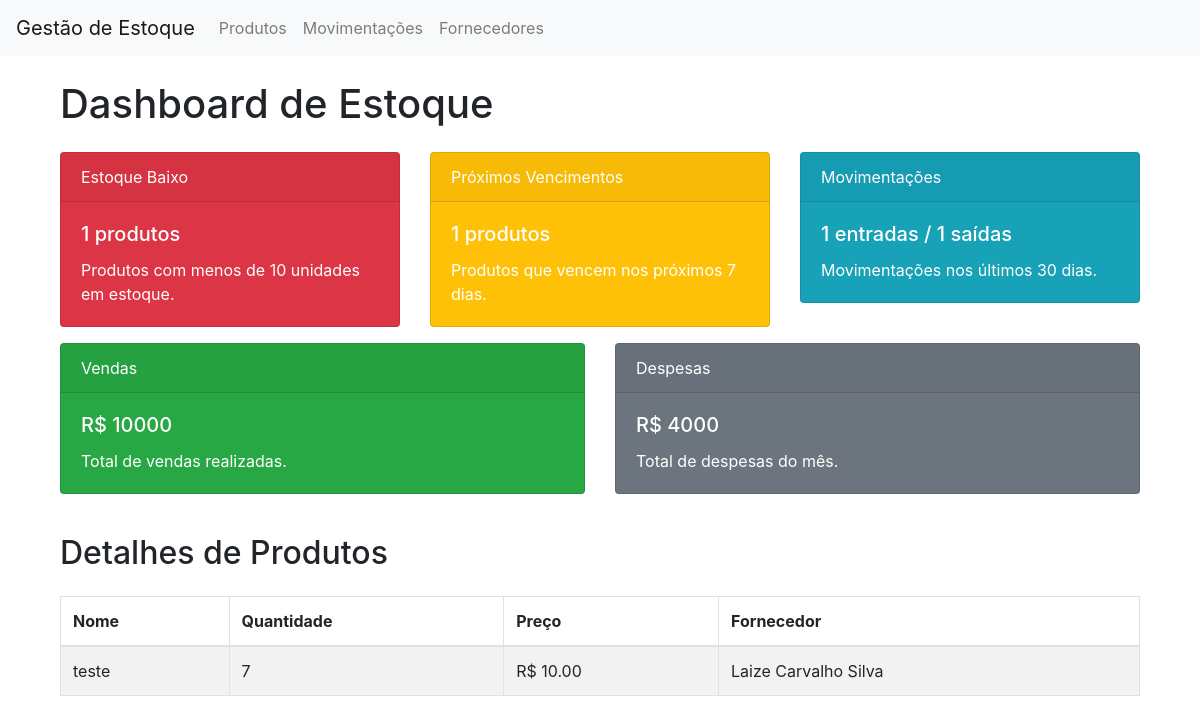
Page /estoque/dashboard/ (signed in) on the committed database.
### estoque/models.py (models this page shows, shortened)
class Produto(models.Model):
    nome = models.CharField(max_length=255)
    descricao = models.TextField(blank=True)
    preco = models.DecimalField(max_digits=10, decimal_places=2)
    fornecedor = models.ForeignKey(Fornecedor, on_delete=models.SET_NULL, null=True)
    categoria = models.CharField(max_length=50, choices=[('carne', 'Carne'), ('tempero', 'Tempero'), ('acompanhamento', 'Acompanhamento'), ('bebida', 'Bebida')])
    peso = models.DecimalField(max_digits=5, decimal_places=2, null=True, blank=True)  # Peso em kg
    data_validade = models.DateField(null=True, blank=True)
    imagem = models.ImageField(upload_to='produtos/', null=True, blank=True)  # Requer configuração de media files
    quantidade = models.IntegerField(default=0)  # Campo para quantidade em estoque

class Fornecedor(models.Model):
    nome = models.CharField(max_length=255)
    telefone = models.CharField(max_length=15, blank=True)
    email = models.EmailField(null=True, blank=True)
    endereco = models.TextField(blank=True)
    tipo_fornecimento = models.CharField(max_length=50, choices=[('carne', 'Carne'), ('tempero', 'Tempero'), ('embalagem', 'Embalagem')])

### estoque/views.py (the view)
# urls.py: path('dashboard/', views.dashboard, name='dashboard'),
@login_required
def dashboard(request):
    produtos_baixo_estoque = Produto.objects.filter(quantidade__lt=10)
    hoje = datetime.today().date()
    proximos_vencimentos = Produto.objects.filter(data_validade__range=[hoje, hoje + timedelta(days=7)])
    movimentacoes = Movimentacao.objects.filter(data__gte=hoje - timedelta(days=30))
    entradas = movimentacoes.filter(tipo='entrada').count()
    saidas = movimentacoes.filter(tipo='saida').count()
    total_fornecedores = Fornecedor.objects.count()
    total_vendas = 10000  # Placeholder para fluxo de caixa
    despesas = 4000  # Placeholder para despesas
    context = {
        'produtos_baixo_estoque': produtos_baixo_estoque,
        'proximos_vencimentos': proximos_vencimentos,
        'entradas': entradas,
        'saidas': saidas,
        'total_fornecedores': total_fornecedores,
        'total_vendas': total_vendas,
        'despesas': despesas,
    }
    return render(request, 'estoque/dashboard.html', context)

### estoque/templates/estoque/dashboard.html
{% extends 'base.html' %} {% block content %}
<div class="container">
    <h1 class="my-4">Dashboard de Estoque</h1>
    <div class="row">
        <div class="col-md-4">
            <div class="card text-white bg-danger mb-3">
                <div class="card-header">Estoque Baixo</div>
                <div class="card-body">
                    <h5 class="card-title">{{ produtos_baixo_estoque.count }} produtos</h5>
                    <p class="card-text">Produtos com menos de 10 unidades em estoque.</p>
                </div>
            </div>
        </div>
        <div class="col-md-4">
            <div class="card text-white bg-warning mb-3">
                <div class="card-header">Próximos Vencimentos</div>
                <div class="card-body">
                    <h5 class="card-title">{{ proximos_vencimentos.count }} produtos</h5>
                    <p class="card-text">Produtos que vencem nos próximos 7 dias.</p>
                </div>
            </div>
        </div>
        <div class="col-md-4">
            <div class="card text-white bg-info mb-3">
                <div class="card-header">Movimentações</div>
                <div class="card-body">
                    <h5 class="card-title">{{ entradas }} entradas / {{ saidas }} saídas</h5>
                    <p class="card-text">Movimentações nos últimos 30 dias.</p>
                </div>
            </div>
        </div>
    </div>
    <div class="row">
        <div class="col-md-6">
            <div class="card text-white bg-success mb-3">
                <div class="card-header">Vendas</div>
                <div class="card-body">
                    <h5 class="card-title">R$ {{ total_vendas }}</h5>
                    <p class="card-text">Total de vendas realizadas.</p>
                </div>
            </div>
        </div>
        <div class="col-md-6">
            <div class="card text-white bg-secondary mb-3">
                <div class="card-header">Despesas</div>
                <div class="card-body">
                    <h5 class="card-title">R$ {{ despesas }}</h5>
                    <p class="card-text">Total de despesas do mês.</p>
                </div>
            </div>
        </div>
    </div>
    <h2 class="my-4">Detalhes de Produtos</h2>
    <table class="table table-striped table-bordered">
        <thead>
            <tr>
                <th>Nome</th>
                <th>Quantidade</th>
                <th>Preço</th>
                <th>Fornecedor</th>
            </tr>
        </thead>
        <tbody>
            {% for produto in produtos_baixo_estoque %}
            <tr>
                <td>{{ produto.nome }}</td>
                <td>{{ produto.quantidade }}</td>
                <td>R$ {{ produto.preco }}</td>
                <td>{{ produto.fornecedor.nome }}</td>
            </tr>
            {% endfor %}
        </tbody>
    </table>
</div>
{% endblock %}

### rows in the picture
Produto: nome "teste", quantidade "7", preco "10.00", fornecedor.nome "Laize Carvalho Silva"

### other values in the picture
{{ produtos_baixo_estoque.count }} "1"
{{ proximos_vencimentos.count }} "1"
{{ entradas }} "1"
{{ saidas }} "1"
{{ total_vendas }} "10000"
{{ despesas }} "4000"
